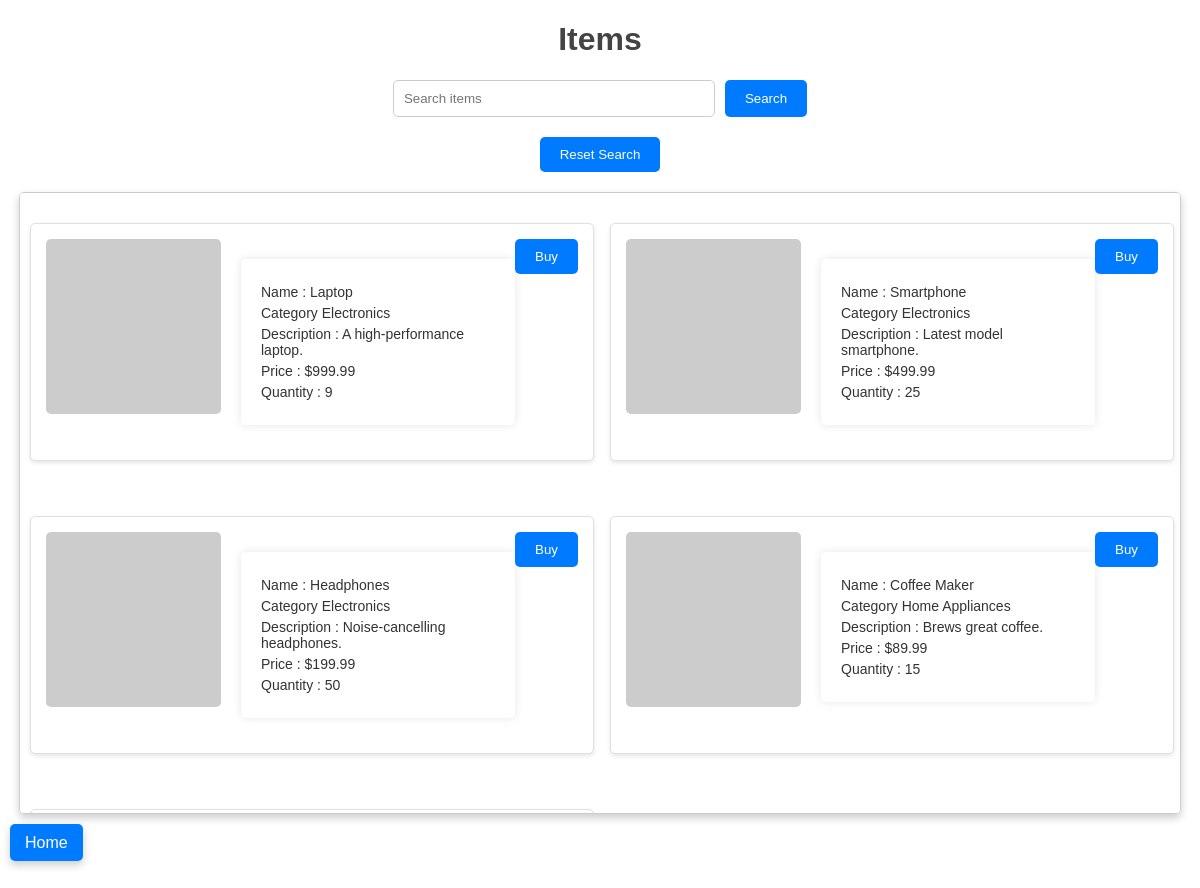
The page /list_items on the database as committed earlier.
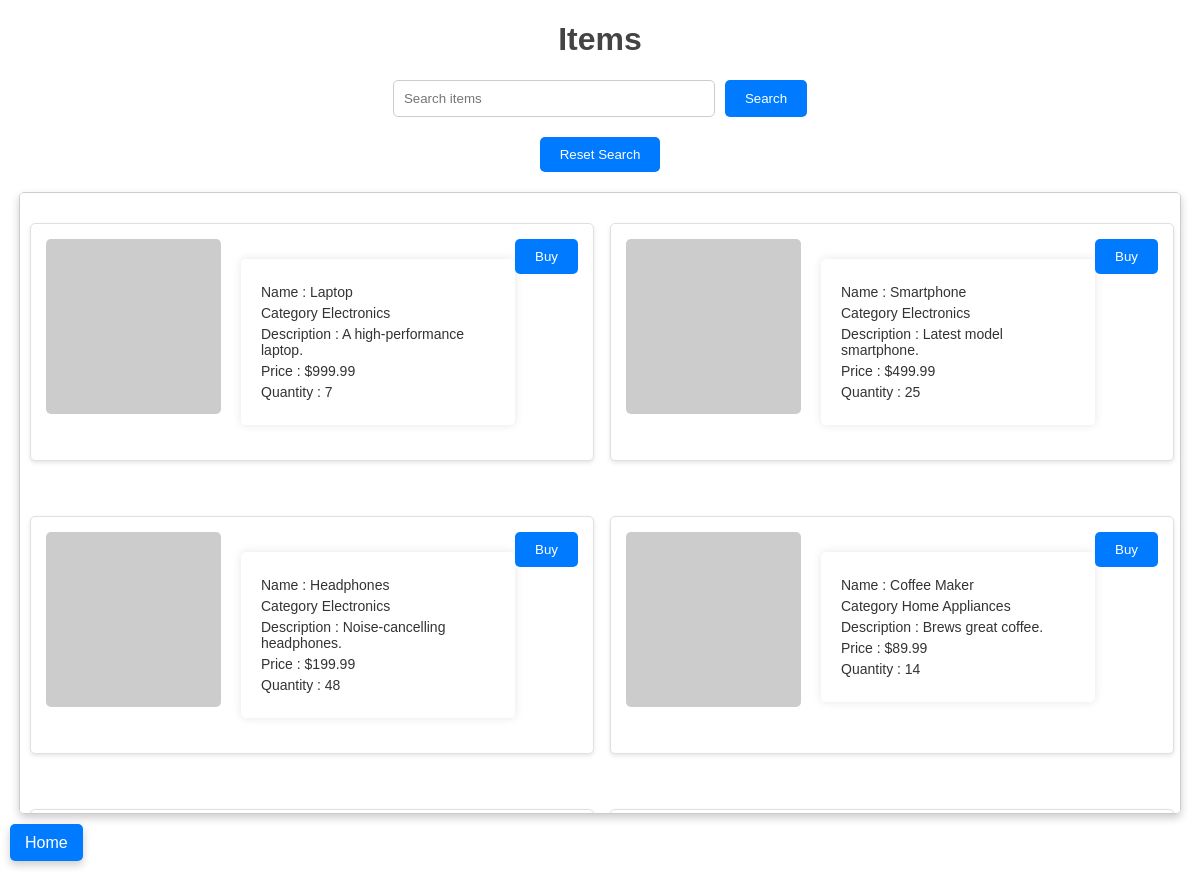
The same page on the database as committed later.
### tables this page shows
CREATE TABLE items (
        rowid INTEGER PRIMARY KEY AUTOINCREMENT,
        name TEXT,
        price REAL,
        quantity INTEGER,
        description TEXT,
        image TEXT,
        user_id INTEGER,
        category TEXT,
        FOREIGN KEY(user_id) REFERENCES users(rowid)
    );

### app.py (the view)
@app.route('/list_items')
def list_items():
    search_query = request.args.get('search_query')
    conn = get_db_connection()
    c = conn.cursor()
    if search_query:
        c.execute('SELECT * FROM items WHERE (name LIKE ? OR description LIKE ?) AND quantity > 0',
                  ('%' + search_query + '%', '%' + search_query + '%'))
    else:
        c.execute('SELECT * FROM items WHERE quantity > 0')
    items = c.fetchall()
    conn.close()
    return render_template('list_items.html', items=items)

### app.py (called while the page is built)
def get_db_connection():
    conn = sqlite3.connect('marketplace.db')
    conn.row_factory = sqlite3.Row
    return conn

### templates/list_items.html (shortened to what this page needs)
<!doctype html>
<html lang="en">
<head>
    <link rel="stylesheet" href="{{ url_for('static' , filename='style.css')}}">
</head>
<body>
    <h1>Items</h1>
    <form method="GET" action="{{ url_for('list_items') }}">
        <input type="text" name="search_query" placeholder="Search items">
        <button type="submit">Search</button>
    </form>
    <form method="GET" action="{{ url_for('reset_search_offers')}}" >
        <button type="submit">Reset Search</button>
    </form>
    <div class="scrollable-container">
        {% for item in items %}
        <div class="item">
            <img src="{{ item['image'] }}" alt="{{ item['name'] }}">
            <div>
                <p>Name : {{ item['name']}}</p>
                <p>Category {{ item['category']}}</p>
                <p>Description : {{ item['description']}}</p>
                <p>Price : ${{ item['price']}}</p>
                <p>Quantity : {{ item['quantity']}}</p>
            </div>
            <form method="POST" action="{{ url_for('buy_item', item_id=item['rowid']) }}">
                <button type="submit">Buy</button>
            </form>
        </div>
        {% endfor %}
    </div>
    <a href="{{ url_for('index') }}">Home</a>
</body>
</html>

### static/style.css (style rules this page uses)
body { font-family: Arial, sans-serif; margin: 0; padding: 0; background-color: white; color: #333; }
h1, h2 { text-align: center; color: #444; }
a { text-decoration: none; color: #fff; background-color: #007BFF; margin: 0 10px; padding: 10px 15px; border-radius: 5px; transition: ease-in-out 0.2s; box-shadow: 0 4px 8px rgba(0, 0, 0, 0.2); }
div { width: 80%; margin: 20px auto; padding: 20px; background-color: #fff; border-radius: 5px; box-shadow: 0 0 10px rgba(0, 0, 0, 0.1); }
form { display: flex; justify-content: center; margin-bottom: 20px; }
input[type="text"] { padding: 10px; width: 300px; border: 1px solid #ccc; border-radius: 5px; margin-right: 10px; }
button { padding: 10px 20px; border: none; border-radius: 5px; background-color: #007BFF; color: white; cursor: pointer; }

### templates/list_items.html (style rules this page uses)
.scrollable-container { display : grid; grid-template-columns: repeat(auto-fill, minmax(450px, 1fr)); gap: 20px; width: 95%; height: 600px; overflow-y: scroll; overflow-x: hidden; padding: 10px; border: 1px solid #ccc; box-shadow: 0 4px 8px rgba(0, 0, 0, 0.2); }
.item { display: flex; width: 95%; align-items: flex-start; padding: 15px; margin-bottom: 15px; background-color: #fff; border: 1px solid #e0e0e0; border-radius: 5px; box-shadow: 0 2px 4px rgba(0, 0, 0, 0.1); }
.item img { max-width: 175px; max-height: 175px; margin-right: 20px; border-radius: 5px; object-fit: cover; }
.item div { flex: 1; }
.item p { margin: 5px 0; color: #333; font-size: 14px; }

Rows that differ between the two databases and show on the page:
changed items "Laptop": quantity "9" → "7"
changed items "Headphones": quantity "50" → "48"
changed items "Coffee Maker": quantity "15" → "14"
